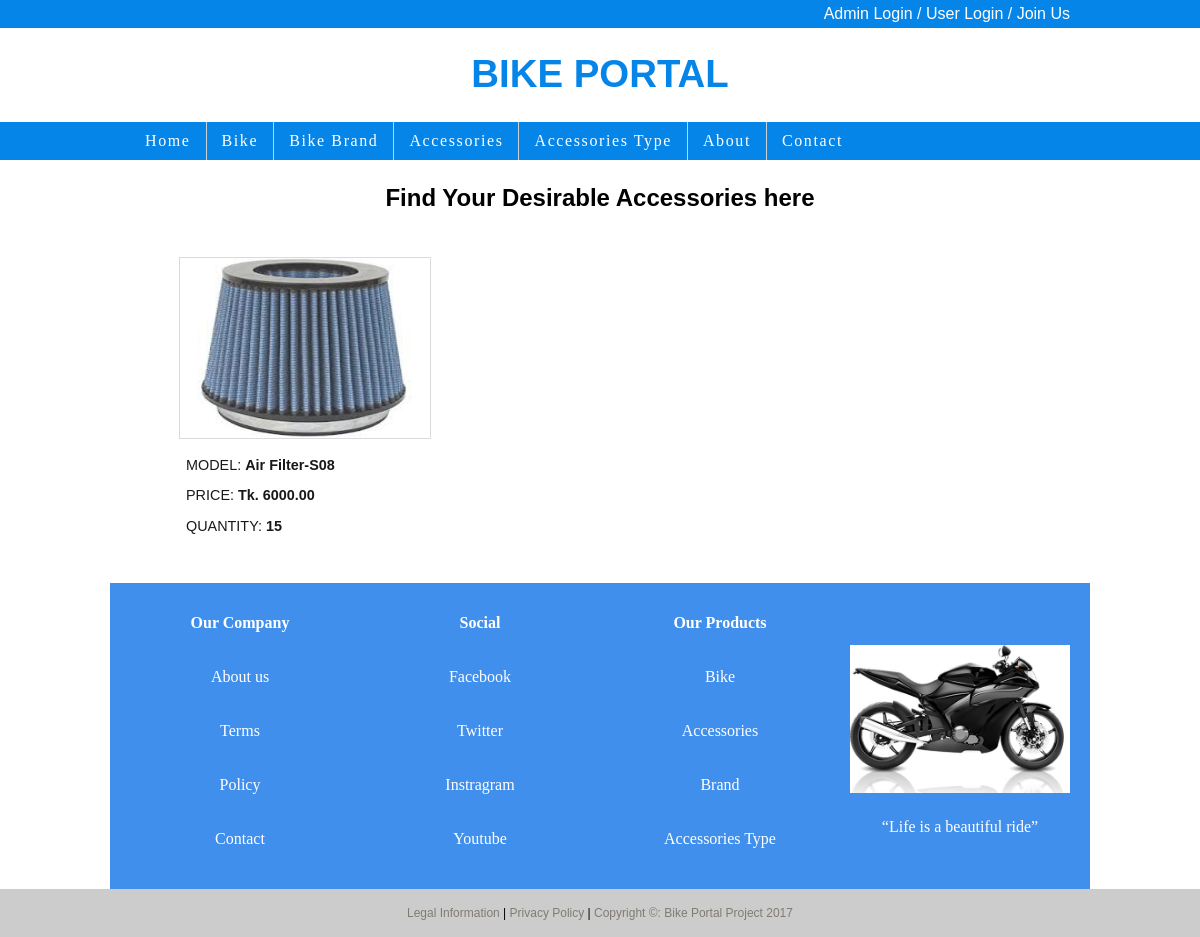
The app's page /show_Parts.php?id=32 with its own data.
### tables this page shows
CREATE TABLE `parts` (
  `id` int(11) NOT NULL,
  `type_id` int(11) NOT NULL,
  `model` varchar(50) NOT NULL,
  `price` float(6,2) NOT NULL,
  `quantity` int(4) NOT NULL,
  `status` int(11) NOT NULL DEFAULT '0',
  `imgurl` varchar(100) DEFAULT NULL
);

### include/db_bike.php (called while the page is built)
<?php
function getBikeFromDB($sql){
	$conn = mysqli_connect("localhost", "root", "","bike_portal");
	$result = mysqli_query($conn, $sql)or die(mysqli_error($conn));
	$arr=array();
	while($row = mysqli_fetch_assoc($result)) {
		$arr[]=$row;
	}
	return json_encode($arr);
	return $arr;
}
?>

### show_Parts.php (the view, shortened to what this page needs)
<!DOCTYPE html>
<html>
	<head>
		<link rel="stylesheet" type="text/css" href="css/960_12_col.css"/>
		<link rel="stylesheet" type="text/css" href="css/index.css"/>
	</head>
	<body>
	<?php
require("include/db_bike.php");
$ar=getBikeFromDB("select * from parts where status = '0' and type_id = '".$_REQUEST["id"]."'");
$jsn=json_decode($ar,true);
?>
		<div class="header">
			<div class="container_12">
				<div class="nav grid_7">
					<a href="adminLogin.php">Admin Login / </a>
					<a href="#">User Login / </a>
					<a href="joinUs.php">Join Us</a>
				</div>
			</div>
		</div>
		<div class="top1">
			<div class="container_12">
				<div class="grid_12">
					<h1><b>BIKE PORTAL</b></h1>
				</div>
			</div>
		</div>
		<div class="header">
			<div class="container_12">
				<div class="grid_12">
					<table>
						<tr>
							<td><a href="index.php">Home</a></td>
							<td><a href="index.php">Bike</a></td>
							<td><a href="bikeBrand.php">Bike Brand</a></td>
							<td><a href="bikeParts.php">Accessories</a></td>
							<td><a href="partsType.php">Accessories Type</a></td>
							<td><a href="#">About</a></td>
							<td class="last"><a href="#">Contact</a></td>
						</tr>
					</table>
				</div>
			</div>
		</div>
		<div class="top1">
			<div class="container_12">
				<div class="grid_12">
					<h2 class="tag"><b>Find Your Desirable Accessories here</b></h2>
				</div>
			</div>
		</div>
		<div class="container_12">
		<?php foreach($jsn as $v){ ?>
			<div class="grid_4">
				<figure><img src="<?php echo $v["imgurl"];?>" alt="bike"/>
					<figcaption>
						<p>MODEL: <b><?php echo $v["model"];?></b></p>
						<p>PRICE: <b>Tk. <?php echo $v["price"];?></b></p>
						<p>QUANTITY: <b><?php echo $v["quantity"];?></b></p>
					</figcaption>
				</figure>
			</div>
			<?php } ?>
		</div>
			<div class="more-articles container_12">
				<div class="grid_3">
					<p><b>Our Company</b></p>
					<p><a href="#">About us</a></p>
					<p><a href="#">Terms</a></p>
					<p><a href="#">Policy</a></p>
					<p><a href="#">Contact</a></p>
				</div>
				<div class="grid_3">
					<p><b>Social</b></p>
					<p><a href="#">Facebook</a></p>
					<p><a href="#">Twitter</a></p>
					<p><a href="#">Instragram</a></p>
					<p><a href="#">Youtube</a></p>
				</div>
				<div class="grid_3">
					<p><b>Our Products</b></p>
					<p><a href="#">Bike</a></p>
					<p><a href="#">Accessories</a></p>
					<p><a href="#">Brand</a></p>
					<p><a href="#">Accessories Type</a></p>
				</div>
				<div class="grid_3">
					<p></p>
					<img src="logo/bike.jpg" width="220px" />
					<p><q>Life is a beautiful ride</q></p>
				</div>
			</div>
		<div class="footer clearfix">
			<div class="container_12">
				<p class="grid_12"><a href="#">Legal Information</a> | <a href="#">Privacy Policy</a> | <a href="#">Copyright &copy: Bike Portal Project 2017</a></p>
			</div>
		</div>
	</body>
</html>

### css/960_12_col.css (style rules this page uses)
body { min-width: 960px; }
.container_12 { margin-left: auto; margin-right: auto; width: 960px; }
.grid_1, .grid_2, .grid_3, .grid_4, .grid_5, .grid_6, .grid_7, .grid_8, .grid_9, .grid_10, .grid_11, .grid_12 { display: inline; float: left; margin-left: 10px; margin-right: 10px; }
.container_12 .grid_3 { width: 220px; }
.container_12 .grid_4 { width: 300px; }
.container_12 .grid_7 { width: 540px; }
.container_12 .grid_12 { width: 940px; }
.clearfix:before, .clearfix:after, .container_12:before, .container_12:after { content: '.'; display: block; overflow: hidden; visibility: hidden; font-size: 0; line-height: 0; width: 0; height: 0; }
.clearfix:after, .container_12:after { clear: both; }
.clearfix, .container_12 { zoom: 1; }

### css/index.css (style rules this page uses)
body { color:#000000; background:#ffffff; font-family:georgia,"times new roman",times,serif; font-size:100%; margin:0px; text-align:center; }
a { color:#ffffff; text-decoration:none; }
.header { background:#0685E9; padding:0px 0px 0px 0px; float: left; margin-top:0px; width:100%; height:50%; z-index:50; position:static; }
.top1 { background:#ffffff; color: #0685E9; padding:0px 0px 0px 0px; float: left; margin-top:0px; width:100%; height:100%; position:static; }
.nav { float:right; font-family:quicksandbook,helvetica,arial,sans-serif; padding:5px 0px 5px 0px; text-align:right; }
h1,h2 { font-family:quicksandbook,helvetica,arial,sans-serif; font-weight:normal; }
h1 { font-size:240%; margin-top:24px; }
.tag { margin-top:24px; color:#000000; }
.more-articles { width:960px; background:#418FEC; border-top:1px solid #ffffff; padding:10px; }
.more-articles p { color:#ffffff; padding:5px 0px 15px 0px; font-size:100%; }
.more-articles p:last-child { border-bottom:none; }
.footer { clear:both; padding:5px 10px; background:rgba(0,0,0,0.2); }
.footer p { font-family:helvetica,arial,sans-serif; font-size:75%; text-align:center; }
.footer a { color:#807c72; }
table { border-spacing:0px; }
th,td { padding:10px 15px 10px 15px; text-align:left; border-right:1px solid #cbd2d8; letter-spacing:0.1em; font-size:100%; margin:0px; border-spacing:0px; }
td.last { border-right:0px solid #ffffff; }
figure { display:block; width:250px; height:300px; padding:9px; text-align:left; opacity:0.9; }
figure img { width:250px; height:180px; border:1px solid #d6d6d6; }
figcaption { font-family:arial,helvetica,sans-serif; font-size:90%; padding-left:7px; background-repeat:no-repeat; background-position:0px 0px; }

### records on screen
parts: imgurl (picture), model "Air Filter-S08", price "6000.00", quantity "15"
